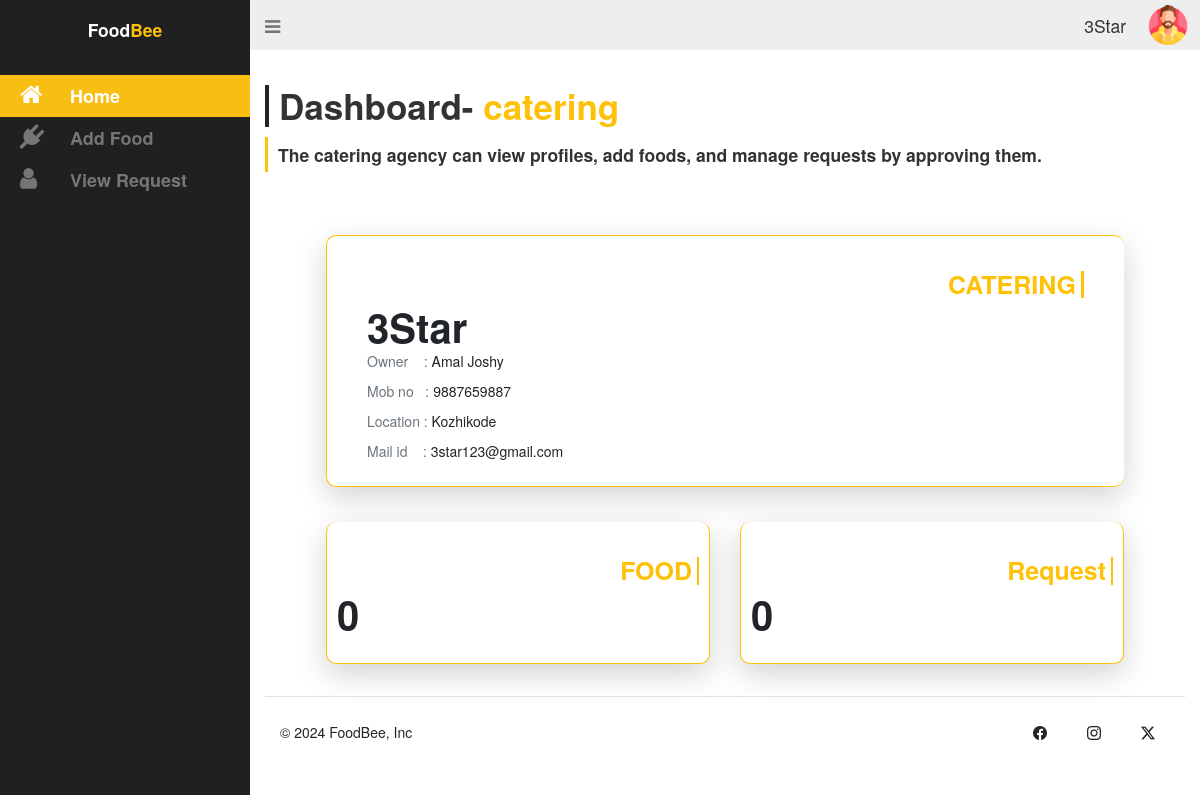
Page /Catering/pages/cat-home.php (signed in) on the committed database.
### tables this page shows
CREATE TABLE `catering` (
  `catering_id` int(11) NOT NULL,
  `catering_name` varchar(50) NOT NULL,
  `catering_owner` varchar(50) NOT NULL,
  `catering_no` varchar(50) NOT NULL,
  `catering_location` varchar(50) NOT NULL,
  `catering_email` varchar(50) NOT NULL,
  `catering_pass` varchar(50) NOT NULL
);

### Catering/pages/cat-home.php (the view, shortened to what this page needs)
<?php
 include './connect.php';
$email = $_SESSION["email"];
$query = mysqli_query($conn, "SELECT * FROM `catering` WHERE `catering_email`='$email'");
if ($row = mysqli_fetch_assoc($query)) {
    $cat_name = $row['catering_name'];
    $cat_own = $row['catering_owner'];
    $cat_no = $row['catering_no'];
    $cat_location = $row['catering_location'];
    $cat_mail = $row['catering_email'];
}
?>
<!DOCTYPE html>
<html lang="en">
<head>
  <link rel="stylesheet" href="../static/catering.css">
  <link rel="stylesheet" href="https://cdn.jsdelivr.net/npm/bootstrap-icons@1.11.3/font/bootstrap-icons.min.css">
  <link href="https://cdn.jsdelivr.net/npm/bootstrap@5.3.3/dist/css/bootstrap.min.css" rel="stylesheet">
  <link rel="stylesheet" href="https://maxcdn.bootstrapcdn.com/bootstrap/3.3.7/css/bootstrap.min.css">
  <link rel="stylesheet" href="https://maxcdn.bootstrapcdn.com/font-awesome/4.7.0/css/font-awesome.min.css">
</head>
<body>
  <div id="wrapper">
    <aside id="sidebar-wrapper">
      <div class="sidebar-brand">
        <h2><div class="fs-3 fw-semibold">Food<span class="text-warning">Bee</span></div></h2>
      </div>
      <ul class="sidebar-nav">
        <li class="active"><a href="./cat-home.php"><i class="fa fa-home"></i>Home</a></li>
        <li><a href="./cat-food.php"><i class="fa fa-plug"></i>Add Food</a></li>
        <li><a href="./cat-request.php"><i class="fa fa-user"></i>View Request</a></li>
      </ul>
    </aside>
    <div id="navbar-wrapper">
      <nav class="navbar navbar-inverse">
        <div class="container-fluid justify-content-between">
          <div class="navbar-header position-absolute top-0">
            <a href="#" class="navbar-brand" id="sidebar-toggle"><i class="fa fa-bars"></i></a>
          </div>
          <div class="d-flex align-items-center position-absolute end-0 ">
          <div class="me-3 fs-3"><?php echo $cat_name; ?></div>
            <button class="btn border-0" data-bs-toggle="dropdown" aria-expanded="false">
              <img src="../static/user.png" alt="" width="40">
            </button>
          </div>
        </div>
      </nav>
    </div>
<?php
$result = $conn->query("SELECT COUNT(*) AS food_count FROM food");
$row = $result->fetch_assoc();
$food_count = $row['food_count'];
$result = $conn->query("SELECT COUNT(*) AS request_count FROM request");
$row = $result->fetch_assoc();
$request_count = $row['request_count'];
?>
    <section id="content-wrapper">
      <div class="row">
        <div class="col-lg-12">
        <h2 class="content-title display-4 fw-semibold border-start px-3 border-4 border-dark">Dashboard- <span class="text-warning">catering</span></h2>
        <div class="fs-3 fw-semibold border-start px-3 py-2 border-3 border-warning mb-5">The catering agency can view profiles, add foods, and manage requests by approving them.</div>
          <div class="container" style="width:90%;">
            <div class="row my-5">
              <div class="col-lg col-md-4 col-sm-6 col-12 my-1">
                <div class="card text-decoration-none h-100 rounded-4 py-4 p-5 shadow-lg border-1 border-end-0 border-warning">
                  <div class="card-body">
                    <h5 class="card-title fs-1 text-end fw-bold text-warning border-end px-2 border-3 border-warning">CATERING</h5>
                    <div class="card-text fw-bold display-3 "><?php echo $cat_name; ?></div>
                    <p class="card-text text-secondary">Owner &nbsp;&nbsp;&nbsp;: <span class="text-dark"><?php echo $cat_own; ?></span></p>
                    <p class="card-text text-secondary">Mob no &nbsp;&nbsp;: <span class="text-dark"><?php echo $cat_no; ?></span></p>
                    <p class="card-text text-secondary">Location : <span class="text-dark"><?php echo $cat_location; ?></span></p>
                    <p class="card-text text-secondary">Mail id &nbsp;&nbsp;&nbsp;: <span class="text-dark"><?php echo $cat_mail; ?></span></p>
                  </div>
                </div>
              </div>
            </div>
            <div class="row my-5">
              <div class="col-lg col-md-4 col-sm-6 col-12 my-1">
                <div class="card text-decoration-none h-100 rounded-4 py-4 shadow-lg border-1 border-top-0 border-warning">
                  <div class="card-body">
                    <h5 class="card-title fs-1 text-end fw-bold text-warning border-end px-2 border-2 border-warning">FOOD</h5>
                    <div class="card-text fw-bold display-3 "><?php echo $food_count; ?></div>
                  </div>
                </div>
              </div>
              <div class="col-lg col-md-4 col-sm-6 col-12 my-1">
                <div class="card text-decoration-none h-100 rounded-4 py-4 shadow-lg border-1 border-top-0 border-warning">
                  <div class="card-body">
                    <h5 class="card-title fs-1 text-end fw-bold text-warning border-end px-2 border-2 border-warning">Request</h5>
                    <div class="card-text fw-bold display-3 "><?php echo $request_count; ?></div>
                  </div>
                </div>
              </div>
            </div>
          </div>
        </div>
      </div>
      <div class="row">
  <div class="container-fluid" >
    <footer class="d-flex flex-wrap justify-content-between align-items-center py-4 border-top">
      <div class="col-md-4 d-flex align-items-center">
        <span class="mb-3 mb-md-0 text-dark">&copy; 2024 FoodBee, Inc</span>
      </div>
      <ul class="nav col-md-4 justify-content-end list-unstyled d-flex">
        <li class="ms-3"><a class=" text-dark" href="#"><i class="bi bi-facebook" width="24" height="24"></i></a></li>
        <li class="ms-3"><a class=" text-dark" href="#"><i class="bi bi-instagram" width="24" height="24"></i></a></li>
        <li class="ms-3"><a class=" text-dark" href="#"><i class="bi bi-twitter-x" width="24" height="24"></i></a></li>
      </ul>
    </footer>
  </div>
      </div>
    </section>
  </div>
</body>
</html>

### Catering/static/catering.css (style rules this page uses)
body { padding-bottom: 30px; position: relative; min-height: 100%; }
a { transition: background 0.2s, color 0.2s; }
#wrapper { padding-left: 0; transition: all 0.5s ease; position: relative; }
#sidebar-wrapper { z-index: 1000; position: fixed; left: 250px; width: 0; height: 100%; margin-left: -250px; overflow-y: auto; overflow-x: hidden; background: #202020; transition: all 0.5s ease; }
.sidebar-brand { position: absolute; top: 0; width: 250px; text-align: center; padding: 20px 0; }
.sidebar-brand h2 { margin: 0; font-weight: 600; font-size: 24px; color: #fff; }
.sidebar-nav { position: absolute; top: 75px; width: 250px; margin: 0; padding: 0; list-style: none; }
.sidebar-nav > li { text-indent: 10px; line-height: 42px; }
.sidebar-nav > li a { display: block; text-decoration: none; color: #757575; font-weight: 600; font-size: 18px; }
.sidebar-nav > li > a:hover, .sidebar-nav > li.active > a { text-decoration: none; color: #fff; background: #F8BE12; }
.sidebar-nav > li > a i.fa { font-size: 24px; width: 60px; }
#navbar-wrapper { width: 100%; position: absolute; z-index: 2; }
#navbar-wrapper .navbar { border-width: 0 0 0 0; background-color: #eee; font-size: 24px; margin-bottom: 0; border-radius: 0; }
#navbar-wrapper .navbar a { color: #757575; }
#content-wrapper { width: 100%; position: absolute; padding: 15px; top: 100px; }
@media (min-width: 992px) { #wrapper { padding-left: 250px; } }
@media (min-width: 992px) { #sidebar-wrapper { width: 250px; } }
@media (min-width: 992px) { #navbar-wrapper { position: relative; } }
@media (min-width: 992px) { #content-wrapper { position: relative; top: 0; } }

### rows in the picture
catering: catering_name "3Star", catering_owner "Amal Joshy", catering_no "9887659887", catering_location "Kozhikode", catering_email "3star123@gmail.com"

### other values in the picture
$food_count "0"
$request_count "0"
